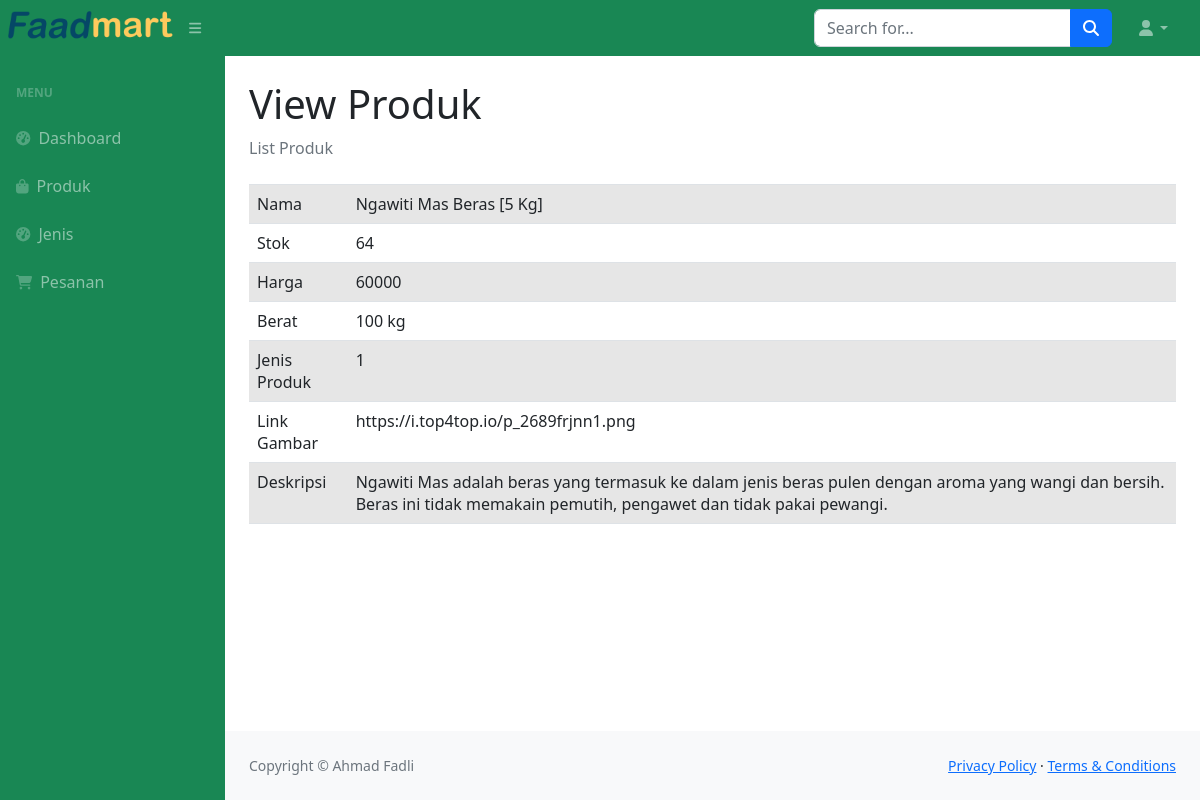
/view_produk.php?id=1, run on the app's committed database.
### tables this page shows
CREATE TABLE `produk` (
  `id` int(11) NOT NULL,
  `nama` varchar(191) NOT NULL,
  `stok` int(11) NOT NULL,
  `harga` int(45) NOT NULL,
  `berat` varchar(191) NOT NULL,
  `jenis_produk_id` int(45) NOT NULL,
  `gambar` blob NOT NULL,
  `deskripsi` text NOT NULL
);

### view_produk.php (the view, shortened to what this page needs)
<?php require_once 'db_koneksi.php' ?>
<?php
    $_id = $_GET['id'];
    $sql = "SELECT * FROM produk WHERE id=?";
    $st = $dbh->prepare($sql);
    $st->execute([$_id]);
    $row = $st->fetch();
?>
<!DOCTYPE html>
<html lang="en">
<head>
    <link href="https://cdn.jsdelivr.net/npm/simple-datatables@7.1.2/dist/style.min.css" rel="stylesheet" />
    <link href="css/style-shop.css" rel="stylesheet" />
</head>
<body class="sb-nav-fixed">
    <nav class="sb-topnav navbar navbar-expand navbar-dark bg-success">
        <img src="images/new/logo-produk.png" alt="" style="width: 180px;">
        <button class="btn btn-link btn-sm order-1 order-lg-0 me-4 me-lg-0" id="sidebarToggle" href="#!"><i
                class="fas fa-bars"></i></button>
        <form class="d-none d-md-inline-block form-inline ms-auto me-0 me-md-3 my-2 my-md-0">
            <div class="input-group">
                <input class="form-control" type="text" placeholder="Search for..." aria-label="Search for..."
                    aria-describedby="btnNavbarSearch" />
                <button class="btn btn-primary" id="btnNavbarSearch" type="button"><i
                        class="fas fa-search"></i></button>
            </div>
        </form>
        <ul class="navbar-nav ms-auto ms-md-0 me-3 me-lg-4">
            <li class="nav-item dropdown">
                <a class="nav-link dropdown-toggle" id="navbarDropdown" href="#" role="button" data-bs-toggle="dropdown"
                    aria-expanded="false"><i class="fas fa-user fa-fw"></i></a>
            </li>
        </ul>
    </nav>
    <div id="layoutSidenav">
        <div id="layoutSidenav_nav">
            <nav class="sb-sidenav accordion sb-sidenav-dark bg-success" id="sidenavAccordion">
                <div class="sb-sidenav-menu">
                    <div class="nav">
                        <div class="sb-sidenav-menu-heading">Menu</div>
                        <a class="nav-link" href="dashboard.php">
                            <div class="sb-nav-link-icon"><i class="fas fa-tachometer-alt"></i></div>
                            Dashboard
                        </a>
                        <a class="nav-link" href="list_produk.php">
                            <div class="sb-nav-link-icon"><i class="fas fa-shopping-bag"></i></div>
                            Produk
                        </a>
                        <a class="nav-link" href="list_jenis.php">
                            <div class="sb-nav-link-icon"><i class="fas fa-tachometer-alt"></i></div>
                            Jenis
                        </a>
                        <a class="nav-link" href="list_pesanan.php">
                            <div class="sb-nav-link-icon"><i class="fas fa-shopping-cart"></i></div>
                            Pesanan
                        </a>
            </nav>
        </div>
        <div id="layoutSidenav_content">
            <main>
                <div class="container-fluid px-4">
                    <h1 class="mt-4">View Produk</h1>
                    <ol class="breadcrumb mb-4">
                        <li class="breadcrumb-item active">List Produk</li>
                    </ol>
                    <table class="table table-striped">
                        <tbody>
                            <tr>
                                <td>Nama</td>
                                <td><?=$row['nama']?></td>
                            </tr>
                            <tr>
                                <td>Stok</td>
                                <td><?=$row['stok']?></td>
                            </tr>
                            <tr>
                                <td>Harga</td>
                                <td><?=$row['harga']?></td>
                            </tr>
                            <tr>
                                <td>Berat</td>
                                <td><?=$row['berat']?></td>
                            </tr>
                            <tr>
                                <td>Jenis Produk</td>
                                <td><?=$row['jenis_produk_id']?></td>
                            </tr>
                            <tr>
                                <td>Link Gambar</td>
                                <td><?=$row['gambar']?></td>
                            </tr>
                            <tr>
                                <td>Deskripsi</td>
                                <td><?=$row['deskripsi']?></td>
                            </tr>
                        </tbody>
                    </table>
                </div>
            </main>
            <footer class="py-4 bg-light mt-auto">
                <div class="container-fluid px-4">
                    <div class="d-flex align-items-center justify-content-between small">
                        <div class="text-muted">Copyright &copy; Ahmad Fadli</div>
                        <div>
                            <a href="#">Privacy Policy</a>
                            &middot;
                            <a href="#">Terms &amp; Conditions</a>
                        </div>
                    </div>
                </div>
            </footer>
        </div>
    </div>
</body>
</html>

### data on the page
produk: nama "Ngawiti Mas Beras [5 Kg]", stok "64", harga "60000", berat "100 kg", jenis_produk "1", gambar "https://i.top4top.io/p_2689frjnn1.png", deskripsi "Ngawiti Mas adalah beras yang termasuk ke dalam jenis beras pulen dengan aroma yang wangi dan bersih. Beras ini tidak memakain pemutih, pengawet dan tidak pakai pewangi."
